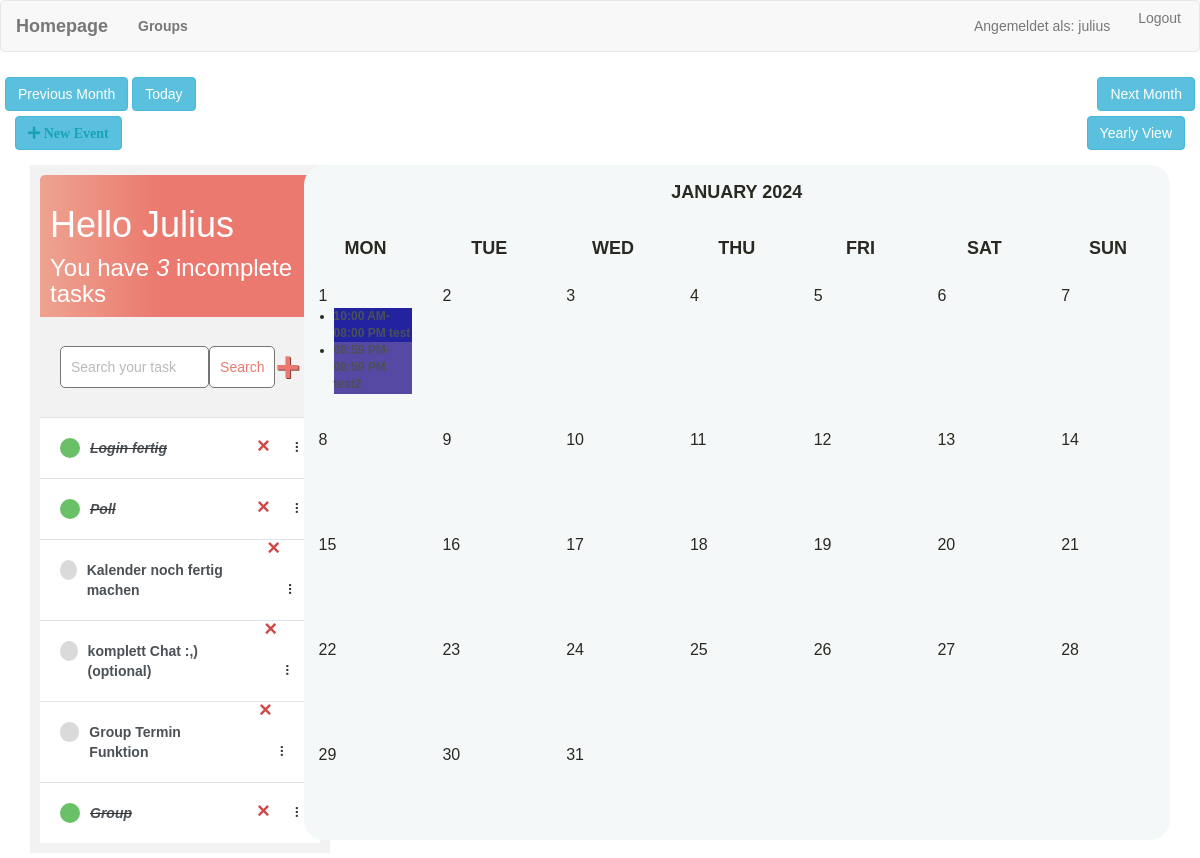
The page / (signed in) on the database its author committed.
### todolist/models.py (models this page shows)
class Task(models.Model):
    user = models.ForeignKey(
        User, on_delete=models.CASCADE, null=True, blank=True)
    title = models.CharField(max_length=200)
    description = models.TextField(null=True, blank=True)
    complete = models.BooleanField(default=False)
    created = models.DateTimeField(auto_now_add=True)
    def __str__(self):
        return self.title
    class Meta:
        order_with_respect_to = 'user'

### todolist/views.py (the view)
# urls.py: path('', todolist_views.CombinedView.as_view(), name='calendar'),
class CombinedView(LoginRequiredMixin, ListView, View):
    model_task = Task
    model_event = Event
    context_object_name_task = 'tasks'
    context_object_name_event = 'events'
    template_name = 'cal/calendar.html'
    def get_date(self, month):
        today = datetime.today()
        if month:
            month = int(month)
            year = today.year
            if month < 1 or month > 12:
                month = today.month
        else:
            month = today.month
            year = today.year
        return datetime(year, month, 1)
    def prev_month(self, d):
        first_day_of_month = d - timedelta(days=d.day - 1)
        prev_month = first_day_of_month - timedelta(days=1)
        return prev_month.strftime('%Y-%m')
    def next_month(self, d):
        _, days_in_month = calendar.monthrange(d.year, d.month)
        last_day_of_month = d + timedelta(days=days_in_month - d.day + 1)
        next_month = last_day_of_month + timedelta(days=1)
        return next_month.strftime('%Y-%m')
    def get(self, request, *args, **kwargs):
        tasks = self.model_task.objects.filter(user=request.user)
        count = tasks.filter(complete=False).count()
        search_input = request.GET.get('search-area') or ''
        if search_input:
            tasks = tasks.filter(title__contains=search_input)
        d = self.get_date(request.GET.get('month', None))
        cal = Calendar(d.year, d.month)
        html_cal = cal.formatmonth(withyear=True)
        context = {
            'tasks': tasks,
            'count': count,
            'search_input': search_input,
            'calendar': mark_safe(html_cal),
            'prev_month': self.prev_month(d),
            'next_month': self.next_month(d),
        }
        return render(request, self.template_name, context)

### todolist/models.py (called while the page is built)
    @property
    def get_html_url(self):
        start_time = self.start_time.strftime("%I:%M %p")
        end_time = self.end_time.strftime("%I:%M %p")
        path = reverse('event_edit', args=(self.id,))
        return f'<a href="{path}"> {start_time}-{end_time} {self.title} </a>'

### todolist/utils.py (called while the page is built)
    def formatday(self, day, events):
        events_per_day = events.filter(start_time__day=day)
        d = ''
        for event in events_per_day:
            d += f'<li style="background-color:{event.bg_color};"> {event.get_html_url} </li>'
        if day != 0:
            return f"<td><span class='date'>{day}</span><ul> {d} </ul></td>"
        return '<td></td>'

    def formatweek(self, theweek, events):
        week = ''
        for d, weekday in theweek:
            week += self.formatday(d, events)
        return f'<tr> {week} </tr>'

    def formatmonth(self, withyear=True):
        events = Event.objects.filter(start_time__year=self.year, start_time__month=self.month)
        cal = f'<table border="0" cellpadding="0" cellspacing="0" class="calendar">\n'
        cal += f'{self.formatmonthname(self.year, self.month, withyear=withyear)}\n'
        cal += f'{self.formatweekheader()}\n'
        for week in self.monthdays2calendar(self.year, self.month):
            cal += f'{self.formatweek(week, events)}\n'
        return cal

### templates/cal/calendar.html (shortened to what this page needs)
{% extends 'cal/base.html' %}
{% block content %}
<div class="clearfix">
    <a class="btn btn-info" id="left" href="{% url 'calendar' %}?{{ prev_month }}"> Previous Month </a>
    <form action="{% url 'calendar' %}" method="GET" id="calendar-form">
        <button type="submit" class="btn btn-info">Today</button>
    </form>
    <a class="btn btn-info right" href="{% url 'calendar' %}?{{ next_month }}"> Next Month </a>
</div>
<div class="theme-switch-wrapper">
    <a class="btn btn-info" id="add-event" data-toggle="modal" data-target="#exampleModal">
        <i class="fas fa-plus"> New Event</i>
    </a>
    <form action="{% url 'yearly_view' %}" method="GET">
        <button type="submit" class="btn btn-info">Yearly View</button>
    </form>
</div>
<div class="wrapper">
    <div class="left-col">
        {% include 'tasklistfunction.html' %}
    </div>
    <div class="right-col">
        {{ calendar }}
    </div>
</div>
{% endblock %}

### templates/base.html (shortened to what this page needs)
<!DOCTYPE html>
<html lang="en">
    <head>
        <link rel="stylesheet" href="https://maxcdn.bootstrapcdn.com/bootstrap/3.3.7/css/bootstrap.min.css">
    </head>
    <body>
        <nav class="navbar navbar-default" role="navigation">
            <div class="navbar-header">
                <a class="navbar-brand" href="{% url 'calendar' %}">Homepage</a>
            </div>
                <div class="collapse navbar-collapse navbar-ex1-collapse">
                    <ul class="nav navbar-nav">
                        <li><a href="{% url 'group' %}">Groups</a></li>
                    </ul>
                    <ul class="nav navbar-nav navbar-right">
                        {% if request.user.is_authenticated %}
                        <li><p class="navbar-text">Angemeldet als: {{ request.user.username }}</p></li>
                        <li>
                            <form method="post" action="{% url 'logout' %}">
                                <button type="submit" class="btn btn-link">Logout</button>
                            </form>
                        </li>
                        {% else %}
                        <li><a href="{% url 'login' %}">Login</a></li>
                        {% endif %}
                    </ul>
                </div>
        </nav>
    </body>
</html>

### templates/tasklistfunction.html (shortened to what this page needs)
{% extends 'main.html' %}
{% block content %}
<div class="container">
    <div class="sidebar">
        <div class="header-bar">
            <div>
                <h1>Hello {{request.user|title}}</h1>
                <h3 style="margin:0">You have <i>{{count}}</i> incomplete task{{ count|pluralize:"s" }}</h3>
            </div>
        </div>
        <div id="search-add-wrapper">
            <form method="GET" style="display: flex;">
                <input type='text' name='search-area' placeholder="Search your task" value="{{search_input}}">
                <input class="button" type="submit" value='Search'>
            </form>
            {% if tasks|length > 0 %}
            <a id="add-link" href="{% url 'task-create' %}">&#x2b;</a>
            {% endif %}
        </div>
        <div id="tasklist" class="task-items-wrapper">
            {% for task in tasks %}
            <div class="task-wrapper" data-position="{{task.pk}}">
                <div class="task-title">
                    {% if task.complete %}
                    <div class="task-complete-icon"></div>
                    <i><s><a href="{% url 'task-update' task.id %}">{{task}}</a></s></i> {% else %}
                    <div class="task-incomplete-icon"></div>
                    <a href="{% url 'task-update' task.id %}">{{task}}</a> {% endif %}
                </div>
                <div class="task-controls">
                    <a class="delete-link" href="{% url 'task-delete' task.id %}">&#215;</a>
                    <span class="handle">&nbsp;&#10247;</span>
                </div>
            </div>
            {% empty %}
            <div style="text-align: center; padding-bottom: 10px; line-height: 1em;">
                <h3>No new tasks are created.</h3>
                <h3>Create a <a style="text-decoration: none; color: #e53935;" href="{% url 'task-create' %}">New task</a> ! </h3>
            </div>
            {% endfor %}
        </div>
    </div>
</div>
{% endblock %}

### todolist/static/css/styles.css (style rules this page uses)
* { font-family: "Raleway", sans-serif; }
:root { --primary-color: rgb(245, 248, 248); --secondary-color: #ebecec; --font-color: #424242; --link-color: #f5f0f0; --bg-color: rgba(255, 255, 255, 0.972); --heading-color: #292922; }
body { color: var(--font-color); }
.calendar { margin: auto; font-size: 12px; background-color: var(--primary-color); color: white; border-radius: 20px; }
.calendar th { text-transform: uppercase; color: var(--heading-color); }
.calendar td { border-radius: 20px; text-overflow: ellipsis; overflow: hidden; cursor: pointer; color: var(--heading-color); }
.calendar th { padding: 15px; text-align: center; font-size: 18px; }
.calendar td { width: 14%; height: 105px; padding: 25px 10px 0px 10px; margin-left: 5px; -webkit-transition: all 0.5s ease-in-out; transition: all 0.5s ease-in-out; }
.month { font-size: 18px; }
.date { font-size: 16px; margin-left: 5px; }
ul { height: 100%; padding: 0px 5px 0px 20px; }
.fas { color: #17a2b8; }
a { color: var(--link-color); }
.right { float: right; }
.clearfix { margin: 5px; }
.wrapper { width: 95%; margin: auto; }
.right-col { position: relative; float: right; width: 76%; }
.left-col { width: 22%; height: 625px; position: relative; display: inline-block; }
.theme-switch-wrapper { display: flex; justify-content: space-between; margin: 0 15px 15px 15px; }
#calendar-form { display: inline-block; }

### templates/base.html (style rules this page uses)
h1, h2, h3, h4, h5, h6, button { font-family: 'Raleway', sans-serif; }
a, p { color: #4b5156 }
a { font-weight: 600; }
.navbar-nav.navbar-right { margin-left: auto; }

### templates/main.html (style rules this page uses)
h1, h2, h3, h4, h5, h6 { font-family: 'Raleway', sans-serif; }
a, p { color: #4b5156 }
a { font-weight: 600; }
.container { max-width: 550px; margin:auto; }
input { outline: none; border: none; }
.header-bar { display: flex; justify-content: space-between; color: #fff; padding: 10px; border-radius: 5px 5px 0 0; background: linear-gradient(90deg, #EEA390 0%, #EB796F 43%, #EB796F 100%); }
.task-wrapper { display: flex; align-items: center; justify-content: space-between; background-color: #fff; border-top: 1px solid #dfe4ea; overflow: hidden; }
.task-title { display: flex; padding: 20px; }
.task-title a { text-decoration: none; color: #4b5156; margin-left: 10px; }
.task-complete-icon { height: 20px; width: 20px; background-color: rgb(105, 192, 105); border-radius: 50%; }
.task-incomplete-icon { height: 20px; width: 20px; background-color: rgb(218, 218, 218); border-radius: 50%; }
.delete-link { text-decoration: none; font-weight: 900; color: #cf4949; font-size: 22px; line-height: 0; padding: 20px 0px; }
.handle { display: inline-block; padding: 20px 16px; cursor: grab; user-select: none; }
.handle:after, .handle:before { display: block; content: ""; }
#add-link { color: #EB796F; text-decoration: none; font-size: 42px; text-shadow: 1px 1px #81413b; }
#search-add-wrapper { display: flex; justify-content: space-between; align-items: center; padding: 20px; }
input[type=email], input[type=text], input[type=password], textarea { border: 1px solid #757575; border-radius: 5px; padding: 10px; width: 90%; }
::placeholder { font-weight: 300; opacity: 0.5; }
.button { border: 1px solid #757575; background-color: #FFF; color: #EB796F; padding: 10px; font-size: 14px; border-radius: 5px; cursor: pointer; text-decoration: none; }

### templates/tasklistfunction.html (style rules this page uses)
.container { display:flex; margin-left: -15px; }
.sidebar { width: 300px; background-color: #f2f2f2; padding: 10px; }

### rows shown on the page
Task: title "Login fertig"
Task: title "Poll"
Task: title "Kalender noch fertig machen"
Task: title "komplett Chat :,) (optional)"
Task: title "Group Termin Funktion"
Task: title "Group"

### other values the page prints
{{ request.user.username }} "julius"
{{ request.user|title }} "Julius"
{{ count }} "3"
{{ calendar }} "JANUARY 2024 MON TUE WED THU FRI SAT SUN 1 10:00 AM-08:00 PM test 08:59 PM-08:59 PM test2 2 3 4 5 6 7 8 9 10 11 12 13 14 15 16 17 18 19 20 21 22 23 24 25 26 27 28 29 30 31"
